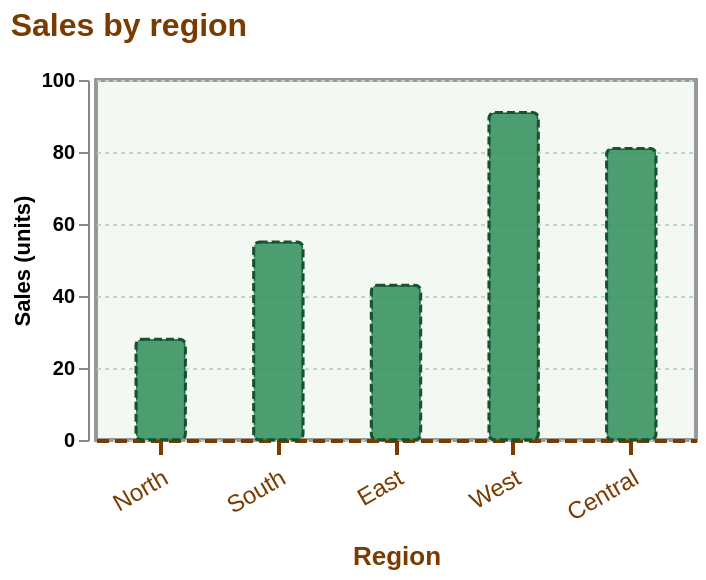

This figure's Vega-Lite source:
### Vega-Lite specification from a JSON file in a GitHub repository (floating-point values rounded to 4 significant figures)
{"$schema": "https://vega.github.io/schema/vega-lite/v6.json", "description": "Customization: a vertical bar chart with non-default mark, axis, scale, title and view properties.", "title": {"text": "Sales by region", "anchor": "start", "color": "#7a3b00", "fontSize": 16, "offset": 14}, "width": 300, "height": 180, "data": {"values": [{"region": "North", "sales": 28}, {"region": "South", "sales": 55}, {"region": "East", "sales": 43}, {"region": "West", "sales": 91}, {"region": "Central", "sales": 81}]}, "mark": {"type": "bar", "color": "#2f8f5b", "cornerRadius": 3, "stroke": "#14532d", "strokeWidth": 1.5, "strokeDash": [4, 2], "opacity": 0.85, "width": {"band": 0.6}}, "encoding": {"x": {"field": "region", "type": "nominal", "sort": null, "scale": {"paddingInner": 0.3, "paddingOuter": 0.2}, "axis": {"labelAngle": -30, "labelColor": "#7a3b00", "labelFontSize": 12, "labelPadding": 6, "tickColor": "#7a3b00", "tickSize": 7, "tickWidth": 2, "domainColor": "#7a3b00", "domainWidth": 2, "domainDash": [6, 3], "title": "Region", "titleColor": "#7a3b00", "titleFontSize": 13, "titleFontWeight": "bold", "titlePadding": 10}}, "y": {"field": "sales", "type": "quantitative", "scale": {"domain": [0, 100], "nice": false}, "axis": {"tickCount": 5, "grid": true, "gridColor": "#b7d7c4", "gridDash": [2, 2], "gridWidth": 1, "gridOpacity": 0.9, "format": ".0f", "labelFontWeight": "bold", "title": "Sales (units)", "titleAngle": -90, "titleAlign": "center", "orient": "left", "offset": 4}}}, "config": {"view": {"stroke": "#999999", "strokeWidth": 2, "fill": "#f4f8f2"}}}
